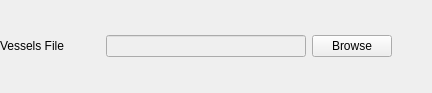
             <widget class="QWidget" name="widget_oldTrainOD" native="true">
              <property name="enabled">
               <bool>true</bool>
              </property>
              <property name="maximumSize">
               <size>
                <width>16777215</width>
                <height>93</height>
               </size>
              </property>
              <layout class="QGridLayout" name="gridLayout_11">
               <property name="leftMargin">
                <number>0</number>
               </property>
               <property name="topMargin">
                <number>0</number>
               </property>
               <property name="rightMargin">
                <number>0</number>
               </property>
               <property name="bottomMargin">
                <number>0</number>
               </property>
               <item row="0" column="0">
                <layout class="QGridLayout" name="layout_oldNetwork_2">
                 <item row="0" column="0">
                  <layout class="QGridLayout" name="gridLayout_12">
                   <property name="topMargin">
                    <number>7</number>
                   </property>
                   <property name="bottomMargin">
                    <number>7</number>
                   </property>
                   <item row="0" column="0">
                    <widget class="QLabel" name="label_8">
                     <property name="minimumSize">
                      <size>
                       <width>100</width>
                       <height>0</height>
                      </size>
                     </property>
                     <property name="text">
                      <string>Vessels File</string>
                     </property>
                    </widget>
                   </item>
                   <item row="0" column="1">
                    <widget class="QLineEdit" name="lineEdit_trains">
                     <property name="enabled">
                      <bool>false</bool>
                     </property>
                     <property name="minimumSize">
                      <size>
                       <width>200</width>
                       <height>0</height>
                      </size>
                     </property>
                    </widget>
                   </item>
                   <item row="0" column="2">
                    <widget class="QPushButton" name="pushButton_trains">
                     <property name="toolTip">
                      <string>&lt;html&gt;&lt;head/&gt;&lt;body&gt;&lt;p&gt;Specify the file location or path where the trains file is stored for your train simulation. The trains file contains the information about the trains in your simulation, such as their characteristics, schedules, and assigned routes. Browse to select the appropriate file that contains the relevant train data for your simulation. This file is crucial for defining the properties and behavior of the trains within the simulated train network.&lt;/p&gt;&lt;/body&gt;&lt;/html&gt;</string>
                     </property>
                     <property name="text">
                      <string>Browse</string>
                     </property>
                    </widget>
                   </item>
                   <item row="0" column="3">
                    <spacer name="horizontalSpacer_11">
                     <property name="orientation">
                      <enum>Qt::Horizontal</enum>
                     </property>
                     <property name="sizeHint" stdset="0">
                      <size>
                       <width>40</width>
                       <height>20</height>
                      </size>
                     </property>
                    </spacer>
                   </item>
                  </layout>
                 </item>
                </layout>
               </item>
              </layout>
             </widget>
